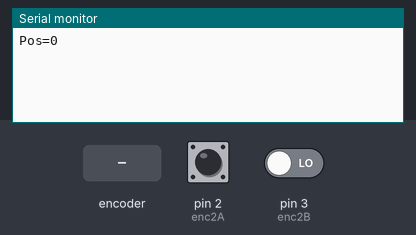
A sketch run on a simulated Arduino Uno, built with avr-gcc and run on an emulated ATmega328P. Shown: the last lines printed to the serial monitor. The test bench sets the inputs (shaded band); at power-on: pin 2 (enc2A) HIGH, pin 3 (enc2B) LOW.

Above: at 1.2 s.
1.3 s: rotary encoder on pin 2 (enc2A) / pin 3 (enc2B) turned 1 step (first pin leading)
At 2.6 s:
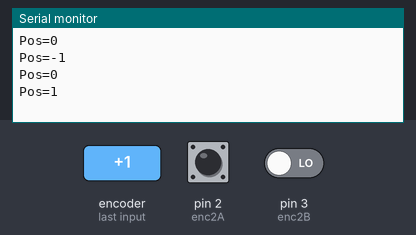
3.0 s: rotary encoder on pin 2 (enc2A) / pin 3 (enc2B) turned 1 step (first pin leading)
At 4.1 s:
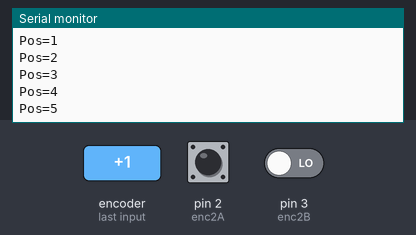
Timing chart, 0 to 6.0 s (numbered marks = the images above; inputs shaded):
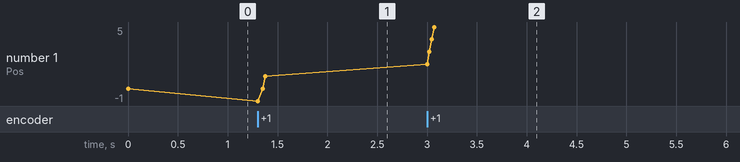

The sketch:

Encoder_Interrupt_UNO.ino
```cpp
const int enc2A = 2 ;
const int enc2B = 3 ;
int pos2 = 0;;
int ppr = 20000 ;
int lastpos2 = -5;
int newpos2  = 0;
void setup() {
  // put your setup code here, to run once:
  Serial.begin(9600);
  attachInterrupt(digitalPinToInterrupt(enc2A) , changeA , CHANGE);
  attachInterrupt(digitalPinToInterrupt(enc2B) , changeB , CHANGE);
}

void changeA()
{
  if(digitalRead(enc2B) == HIGH)
  {
    if(digitalRead(enc2A) == LOW)
    pos2++;
    else
    pos2--;
  }
  else
  {
    if(digitalRead(enc2A) == HIGH)
    pos2++;
    else
    pos2--;
  }
}

void changeB()
{
  if(digitalRead(enc2B) == HIGH)
  {
    if(digitalRead(enc2A) == HIGH)
    pos2++;
    else
    pos2--;
  }
  else
  {
    if(digitalRead(enc2A) == LOW)
    pos2++;
    else
    pos2--;
  }
}

void loop() {
  // put your main code here, to run repeatedly:
newpos2 = pos2;
  if(newpos2!=lastpos2)
  {
  Serial.print("Pos=");
  Serial.println(pos2);
  }
lastpos2=newpos2;
}
```

Measured:
- after the input at 1.3 s, the serial monitor: prints a new line at once (image 1)
- after the input at 3.0 s, the serial monitor: prints a new line at once (image 2)
- plotted number 1: 0 → 1 after the input at 1.3 s, 1 → 5 after the input at 3.0 s
